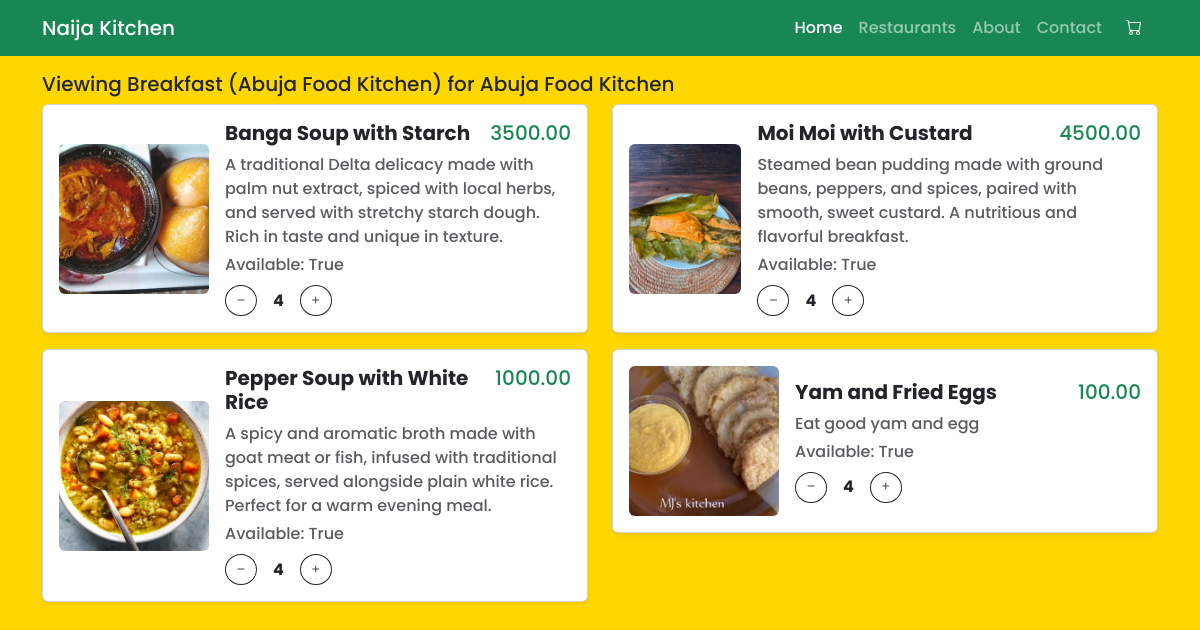
/abuja-food-kitchen/breakfast/, run on the app's committed database.
### naija_kitchen/models.py (models this page shows, shortened)
class MenuCategory(models.Model):
    restaurant = models.ForeignKey(
        Restaurant, on_delete=models.CASCADE, related_name='menu_categories')
    name = models.CharField(max_length=100)
    slug = models.SlugField(max_length=200, blank=True)
    description = models.TextField(blank=True, null=True)
    image = models.ImageField(blank=True, null=True)
    created_at = models.DateTimeField(auto_now_add=True)
    updated_at = models.DateTimeField(auto_now=True)
    class Meta:
        constraints = [
            UniqueConstraint(fields=['restaurant', 'name'],
                             name='unique_category_per_restaurant')
        ]
        ordering = ['name']
        indexes = [
            models.Index(fields=['name'])
        ]
    def __str__(self):
        return f"{self.name} ({self.restaurant.restaurant_name})"

class Restaurant(models.Model):
    restaurant_name = models.CharField(max_length=200)
    slug = models.SlugField(max_length=200, blank=True)
    restaurant_address = models.CharField(max_length=200)
    restaurant_image = models.ImageField(null=True, blank=True)
    restaurant_contact = models.CharField(max_length=200)
    restaurant_owner = models.ForeignKey(
        'auth.User', blank=True, null=True, on_delete=models.CASCADE, related_name='user_restaurants')
    class Meta:
        ordering = ['restaurant_name']
        indexes = [
            models.Index(fields=['restaurant_name'])
        ]
    def __str__(self) -> str:
        return self.restaurant_name

class MenuItem(models.Model):
    category = models.ForeignKey(
        MenuCategory, on_delete=models.CASCADE, related_name='menu_items')
    name = models.CharField(max_length=200)
    slug = models.SlugField(max_length=200, blank=True)
    description = models.TextField(blank=True, null=True)
    price = models.DecimalField(max_digits=10, decimal_places=2)
    is_available = models.BooleanField(default=True)
    created_at = models.DateTimeField(auto_now_add=True)
    updated_at = models.DateTimeField(auto_now=True)
    image = models.ImageField(blank=True, null=True)
    class Meta:
        ordering = ['name']
        indexes = [
            models.Index(fields=['id', 'slug']),
            models.Index(fields=['name']),
            models.Index(fields=['-created_at'])
        ]
    @property
    def imageURL(self):
        try:
            url = self.image.url
        except:
            url = ''
        return url

### naija_kitchen/views.py (the view)
# urls.py: path('<slug:restaurant_slug>/<slug:category_slug>/', get_menucategory_items, name="restaurant_menuitems"),
def get_menucategory_items(request, restaurant_slug,  category_slug):
    restaurant = get_object_or_404(Restaurant, slug=restaurant_slug)
    category = get_object_or_404(
        MenuCategory, restaurant=restaurant, slug=category_slug)
    menu_items = MenuItem.objects.filter(category=category)
    context = {'restaurant': restaurant,
               'category': category, 'menuitems': menu_items}
    return render(request, 'menu_items.html', context)

### naija_kitchen/templates/menu_items.html (shortened to what this page needs)
{% extends 'main.html' %}
{% load static %}
    {% block content %}
    <div class="container mt-3 poppins-medium">
        <h5>Viewing {{category}} for {{restaurant}}</h5>
        <div class="row">
            {% for menuitem in menuitems %}
            <div class="col-sm-6 mb-3">
                <div class="card p-3 shadow-sm d-flex flex-row align-items-center">
                    <img src="{{menuitem.imageURL}}" alt="{{menuitem.imageURL}}" class="img-fluid rounded"
                        style="width: 150px; height: 150px; object-fit: cover" />
                    <div class="ms-3 flex-grow-1">
                        <div class="d-flex justify-content-between">
                            <h5 class="fw-bold">{{menuitem.name}}</h5>
                            <h5 class="text-success">{{menuitem.price}}</h5>
                        </div>
                        <p class="text-muted mb-1">{{menuitem.description}}</p>
                        <p class="text-muted mb-1">
                            Available: {{menuitem.is_available}}
                        </p>
                        <div class="d-flex align-items-center mt-2">
                            <button class="btn btn-outline-dark btn-sm rounded-circle update-cart"
                                data-product="{{menuitem.id}}" data-action="remove">
                                <i class="bi bi-dash"></i>
                            </button>
                            <span class="mx-3 fw-bold">4</span>
                            <button class="btn btn-outline-dark btn-sm rounded-circle update-cart"
                                data-product="{{menuitem.id}}" data-action="add">
                                <i class="bi bi-plus"></i>
                            </button>
                        </div>
                    </div>
                </div>
            </div>
            {% endfor %}
        </div>
    </div>
    {% endblock %}

### static/css/style.css (style rules this page uses)
body { font-family: 'Poppins sans-serif'; }
.bg-color { background-color: #FFD700; }
.poppins-medium { font-family: "Poppins", sans-serif; font-weight: 500; font-style: normal; }

### data on the page
MenuCategory: name+restaurant "Breakfast (Abuja Food Kitchen)"
Restaurant: restaurant_name "Abuja Food Kitchen"
MenuItem: imageURL (picture), name "Banga Soup with Starch", price "3500.00", description "A traditional Delta delicacy made with palm nut extract, spiced with local herbs, and served with stretchy starch dough. Rich in taste and unique in texture.", is_available "True"
MenuItem: imageURL (picture), name "Moi Moi with Custard", price "4500.00", description "Steamed bean pudding made with ground beans, peppers, and spices, paired with smooth, sweet custard. A nutritious and flavorful breakfast.", is_available "True"
MenuItem: imageURL (picture), name "Pepper Soup with White Rice", price "1000.00", description "A spicy and aromatic broth made with goat meat or fish, infused with traditional spices, served alongside plain white rice. Perfect for a warm evening meal.", is_available "True"
MenuItem: imageURL (picture), name "Yam and Fried Eggs", price "100.00", description "Eat good yam and egg", is_available "True"
